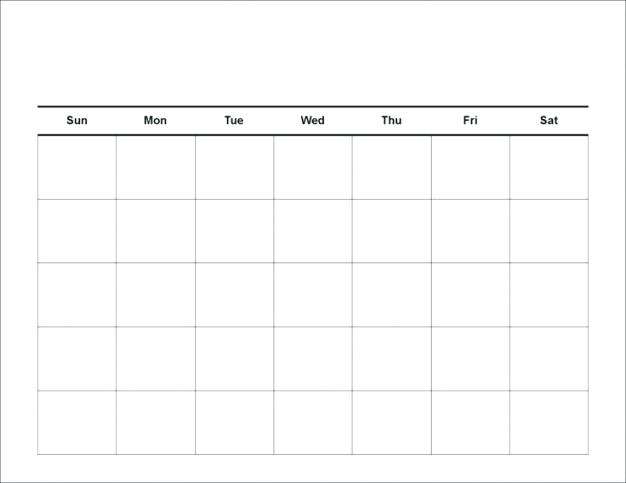
#> input picture Computer_vision_Basics_2(Image_maniuplation)/calendar.jpg, 626 x 483 px
$ jupyter execute --allow-errors hough_transform.ipynb   (shell and % lines are left out)
#> lines starting #> are read from the running program, lines starting #| are printed output that depends on the picture
#> further down, image is the input picture: shape (483, 626, 3); mean B, G, R 251.1, 251.1, 251
[cell 1]
import matplotlib.image as mpimg
import matplotlib.pyplot as plt
import numpy as np
import cv2

[cell 2]
def image_manip(image):

    image=cv2.cvtColor(image,cv2.COLOR_BGR2GRAY)
#> image: shape (483, 626)
    image_canny=cv2.Canny(image,50, 200, apertureSize = 3)
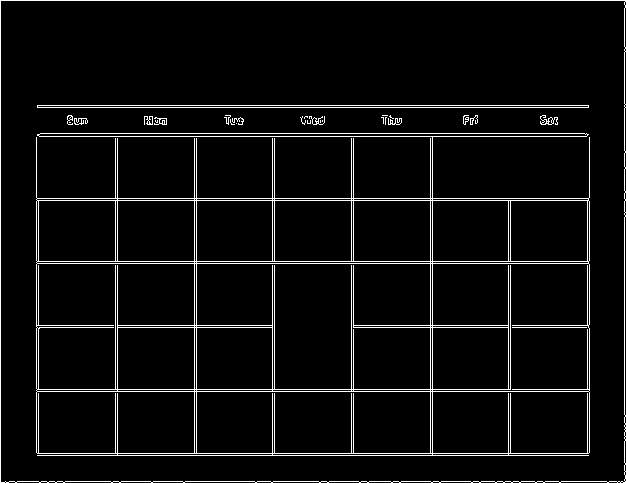
#> image_canny: shape (483, 626); 5% white in thin lines or dots
    lines = cv2.HoughLines(image_canny, 1, np.pi/180, 300)
#> lines = 30 rows, first 8: [0, 1.57], [481, 1.57], [105, 1.57], [107, 1.57], [198, 1.57], [200, 1.57], [261, 1.57], [263, 1.57]

    return image_canny, lines

### READ IMAGE

[cell 3]
#image=cv2.imread('horizontal_vertical.jpg')
image=cv2.imread('calendar.jpg')

### DISPLAY IMAGE

[cell 4]
cv2.imshow('Image',image)
cv2.waitKey()
cv2.destroyAllWindows()

[cell 5]
image_canny,lines=image_manip(image)

[cell 6]
print('Length of the lines: ',str(len(lines)),'\n','Lines dimension: ',str(lines.shape))
#| Length of the lines:  30
#|  Lines dimension:  (30, 1, 2)


$ run again, with Computer_vision_Basics_2(Image_maniuplation)/horizontal_vertical.jpg copied over Computer_vision_Basics_2(Image_maniuplation)/calendar.jpg
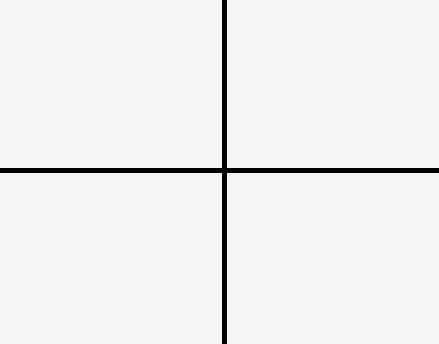
#> input picture Computer_vision_Basics_2(Image_maniuplation)/horizontal_vertical.jpg, 439 x 344 px
#> image is the input picture: shape (344, 439, 3); min 0, max 250, mean 238.7
#> image: shape (344, 439)
#> in image_manip, `image_canny=cv2.Canny(image,50, 200, apertureSize = 3)`:
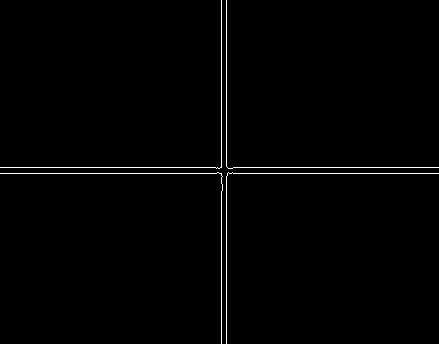
#> image_canny: shape (344, 439); 1% white in thin lines or dots
#> in image_manip, `lines = cv2.HoughLines(image_canny, 1, np.pi/180, 300)`: lines = [[173, 1.57], [167, 1.57], [226, 0], [221, 0]]
#| Length of the lines:  4
#|  Lines dimension:  (4, 1, 2)
